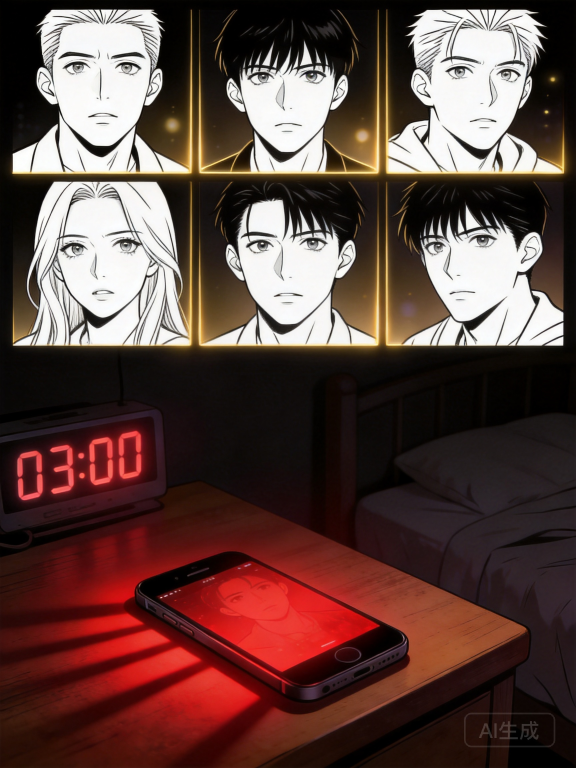
#> input picture comic/ep1/ep1-01.jpeg, 1728 x 2304 px, found by its file name (shown at 1/3 size); its folder holds only this picture in this run
$ python resize_comics.py
#> lines starting #> are read from the running program, lines starting #| are printed output that depends on the picture
#!/usr/bin/env python3
"""Batch resize comic images for web optimization."""
import os
from pathlib import Path
from PIL import Image

COMIC_DIR = Path("/home/admin/mks-knowledge/comic")
EPISODES = range(1, 9)  # ep1 through ep8
PANELS_PER_EP = 12
WEB_WIDTH = 800
COVER_WIDTH = 300
JPEG_QUALITY = 85

def resize_image(src_path, dst_path, width, quality=JPEG_QUALITY):
    """Resize image to given width, maintaining aspect ratio, save as JPEG."""
#> called with width = 800, quality = 85
    img = Image.open(src_path)
#> img is the input picture: PIL image 1728x2304 RGB; mean R, G, B 95.7, 68.6, 63.4
    if img.mode in ('RGBA', 'P', 'LA'):
        img = img.convert('RGB')
    w_percent = width / float(img.size[0])
#> w_percent = 0.463
    h_size = int(float(img.size[1]) * w_percent)
#> h_size = 1066
    img = img.resize((width, h_size), Image.LANCZOS)
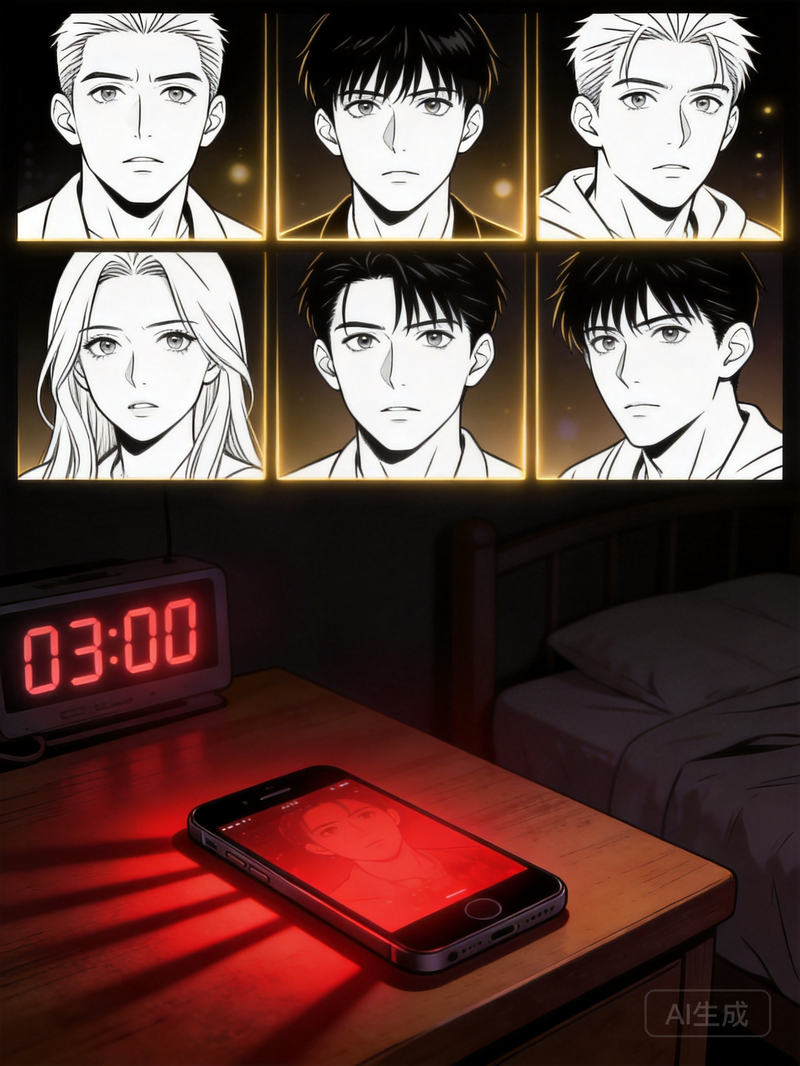
#> img: PIL image 800x1066 RGB; mean R, G, B 95.7, 68.6, 63.4
    img.save(dst_path, 'JPEG', quality=quality)
    orig_size = os.path.getsize(src_path)
    new_size = os.path.getsize(dst_path)
    print(f"  {dst_path.name}: {orig_size//1024}KB -> {new_size//1024}KB "
          f"({img.size[0]}x{img.size[1]})")
#|   ep1-01.jpg: 862KB -> 132KB (800x1066)
    return new_size

def main():
    total_saved = 0
    total_orig = 0

    for ep_num in EPISODES:
        ep_dir = COMIC_DIR / f"ep{ep_num}"
        print(f"\n=== Episode {ep_num} ===")

        # Resize all 12 panels to 800px wide
        for panel in range(1, PANELS_PER_EP + 1):
            src = ep_dir / f"ep{ep_num}-{panel:02d}.jpeg"
            dst = ep_dir / f"ep{ep_num}-{panel:02d}.jpg"
            if src.exists():
                new_size = resize_image(src, dst, WEB_WIDTH)
                total_orig += os.path.getsize(src)
                total_saved += new_size

        # Create cover thumbnail (use panel 01 as the cover image)
        cover_src = ep_dir / f"ep{ep_num}-01.jpeg"
        cover_dst = ep_dir / f"ep{ep_num}-cover.jpg"
        if cover_src.exists():
            cover_size = resize_image(cover_src, cover_dst, COVER_WIDTH)
#> call 2 of resize_image, with width = 300, quality = 85
#> in resize_image (call 2), `img = img.resize((width, h_size), Image.LANCZOS)`:
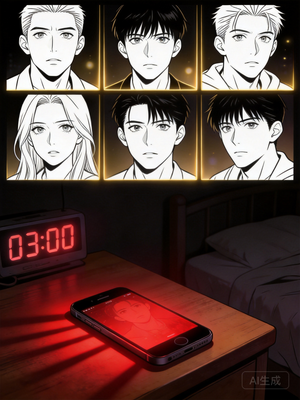
#> img: PIL image 300x400 RGB; mean R, G, B 95.6, 68.5, 63.4
#|   ep1-cover.jpg: 862KB -> 31KB (300x400)
            total_orig += os.path.getsize(cover_src)
            total_saved += cover_size

        # Count .jpg files created
        jpgs = sorted(ep_dir.glob("*.jpg"))
        print(f"  Created {len(jpgs)} .jpg files in ep{ep_num}/")
#> pass 2 of the loop in main, `for ep_num in EPISODES:`:
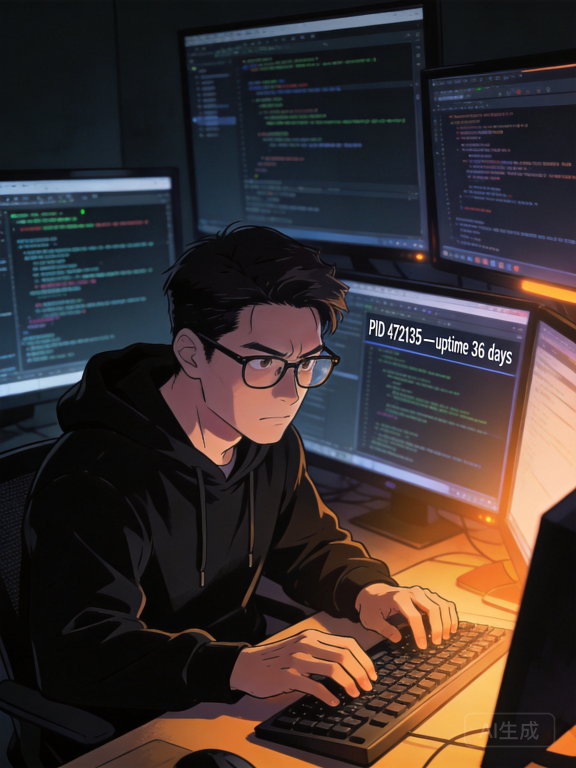
#> input picture comic/ep2/ep2-01.jpeg, 1728 x 2304 px, found by its file name (shown at 1/3 size)
#> in resize_image, img is the input picture: PIL image 1728x2304 RGB; mean R, G, B 59.6, 49.8, 48.3
#> in resize_image (call 3), `img = img.resize((width, h_size), Image.LANCZOS)`:
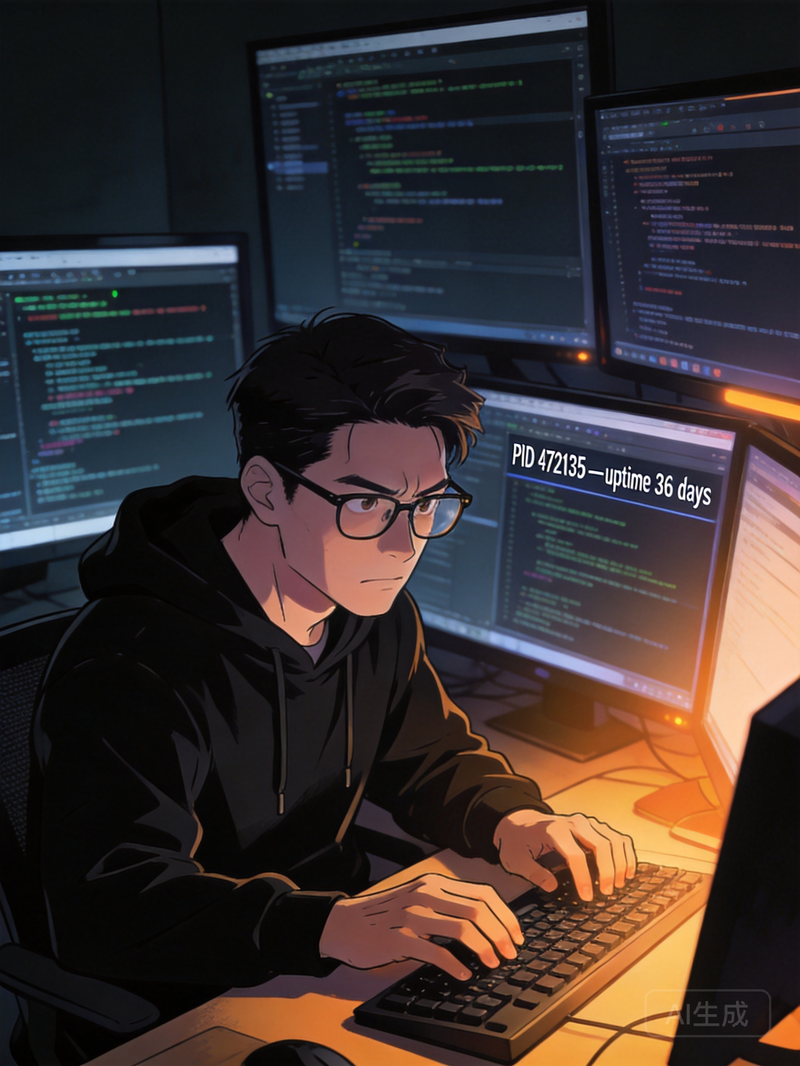
#> img: PIL image 800x1066 RGB; mean R, G, B 59.6, 49.7, 48.3
#|   ep2-01.jpg: 767KB -> 110KB (800x1066)
#> img: PIL image 300x400 RGB
#|   ep2-cover.jpg: 767KB -> 26KB (300x400)

    print(f"\n=== Summary ===")
    print(f"Original total: {total_orig//1024}KB ({total_orig/1024/1024:.1f}MB)")
    print(f"Resized total:  {total_saved//1024}KB ({total_saved/1024/1024:.1f}MB)")
    print(f"Reduction:      {(1 - total_saved/total_orig)*100:.0f}%")
    print("Done!")

if __name__ == "__main__":
    main()
